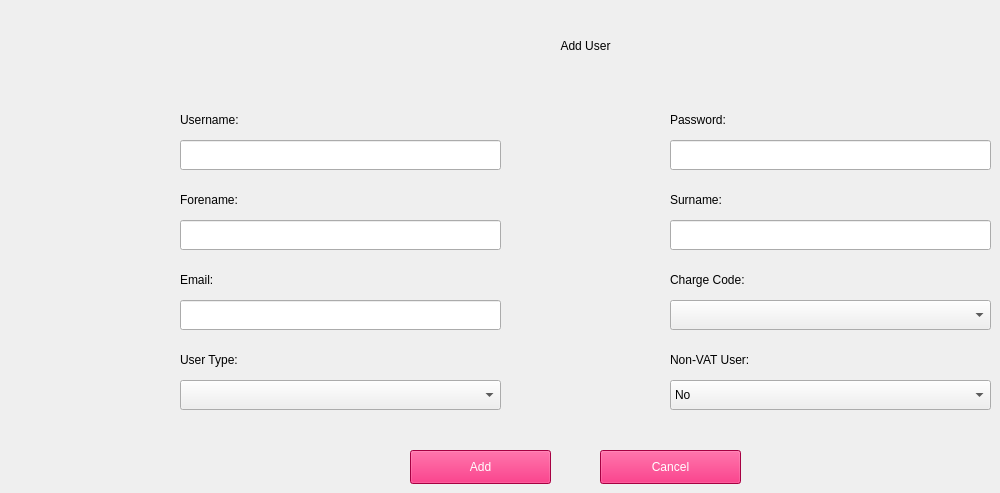
        <widget class="QWidget" name="AddUserWidget">
         <widget class="QLabel" name="label_49">
          <property name="geometry">
           <rect>
            <x>330</x>
            <y>30</y>
            <width>511</width>
            <height>31</height>
           </rect>
          </property>
          <property name="styleSheet">
           <string notr="true">color: rgb(0, 0, 0);
font: 75 16pt &quot;Verdana&quot;;</string>
          </property>
          <property name="text">
           <string>Add User</string>
          </property>
          <property name="alignment">
           <set>Qt::AlignCenter</set>
          </property>
         </widget>
         <widget class="QLineEdit" name="AddUserForenameLineEdit">
          <property name="geometry">
           <rect>
            <x>180</x>
            <y>220</y>
            <width>321</width>
            <height>30</height>
           </rect>
          </property>
          <property name="styleSheet">
           <string notr="true">font: 12pt &quot;Verdana&quot;;</string>
          </property>
          <property name="inputMask">
           <string/>
          </property>
          <property name="text">
           <string/>
          </property>
         </widget>
         <widget class="QLineEdit" name="AddUserPasswordLineEdit">
          <property name="geometry">
           <rect>
            <x>670</x>
            <y>140</y>
            <width>321</width>
            <height>30</height>
           </rect>
          </property>
          <property name="styleSheet">
           <string notr="true">font: 12pt &quot;Verdana&quot;;</string>
          </property>
          <property name="echoMode">
           <enum>QLineEdit::PasswordEchoOnEdit</enum>
          </property>
         </widget>
         <widget class="QLabel" name="label_50">
          <property name="geometry">
           <rect>
            <x>670</x>
            <y>190</y>
            <width>131</width>
            <height>19</height>
           </rect>
          </property>
          <property name="styleSheet">
           <string notr="true">font: 12pt &quot;Verdana&quot;;</string>
          </property>
          <property name="text">
           <string>Surname:</string>
          </property>
         </widget>
         <widget class="QLabel" name="label_51">
          <property name="geometry">
           <rect>
            <x>670</x>
            <y>110</y>
            <width>131</width>
            <height>19</height>
           </rect>
          </property>
          <property name="styleSheet">
           <string notr="true">font: 12pt &quot;Verdana&quot;;</string>
          </property>
          <property name="text">
           <string>Password:</string>
          </property>
         </widget>
         <widget class="QLabel" name="label_52">
          <property name="geometry">
           <rect>
            <x>670</x>
            <y>350</y>
            <width>211</width>
            <height>19</height>
           </rect>
          </property>
          <property name="styleSheet">
           <string notr="true">font: 12pt &quot;Verdana&quot;;</string>
          </property>
          <property name="text">
           <string>Non-VAT User:</string>
          </property>
         </widget>
         <widget class="QLabel" name="label_53">
          <property name="geometry">
           <rect>
            <x>670</x>
            <y>270</y>
            <width>131</width>
            <height>19</height>
           </rect>
          </property>
          <property name="styleSheet">
           <string notr="true">font: 12pt &quot;Verdana&quot;;</string>
          </property>
          <property name="text">
           <string>Charge Code:</string>
          </property>
         </widget>
         <widget class="QLineEdit" name="AddUserSurnameLineEdit">
          <property name="geometry">
           <rect>
            <x>670</x>
            <y>220</y>
            <width>321</width>
            <height>30</height>
           </rect>
          </property>
          <property name="styleSheet">
           <string notr="true">font: 12pt &quot;Verdana&quot;;</string>
          </property>
          <property name="echoMode">
           <enum>QLineEdit::Normal</enum>
          </property>
         </widget>
         <widget class="QLabel" name="label_54">
          <property name="geometry">
           <rect>
            <x>180</x>
            <y>110</y>
            <width>101</width>
            <height>19</height>
           </rect>
          </property>
          <property name="styleSheet">
           <string notr="true">font: 12pt &quot;Verdana&quot;;</string>
          </property>
          <property name="text">
           <string>Username:</string>
          </property>
         </widget>
         <widget class="QLabel" name="label_55">
          <property name="geometry">
           <rect>
            <x>180</x>
            <y>270</y>
            <width>101</width>
            <height>19</height>
           </rect>
          </property>
          <property name="styleSheet">
           <string notr="true">font: 12pt &quot;Verdana&quot;;</string>
          </property>
          <property name="text">
           <string>Email:</string>
          </property>
         </widget>
         <widget class="QLineEdit" name="AddUserEmailLineEdit">
          <property name="geometry">
           <rect>
            <x>180</x>
            <y>300</y>
            <width>321</width>
            <height>30</height>
           </rect>
          </property>
          <property name="styleSheet">
           <string notr="true">font: 12pt &quot;Verdana&quot;;</string>
          </property>
          <property name="inputMask">
           <string/>
          </property>
          <property name="text">
           <string/>
          </property>
         </widget>
         <widget class="QComboBox" name="AddUserNonVATComboBox">
          <property name="geometry">
           <rect>
            <x>670</x>
            <y>380</y>
            <width>321</width>
            <height>30</height>
           </rect>
          </property>
          <property name="styleSheet">
           <string notr="true">font: 12pt &quot;Verdana&quot;;</string>
          </property>
          <item>
           <property name="text">
            <string>No</string>
           </property>
          </item>
          <item>
           <property name="text">
            <string>Yes</string>
           </property>
          </item>
         </widget>
         <widget class="QPushButton" name="AddUserAddButton">
          <property name="geometry">
           <rect>
            <x>410</x>
            <y>450</y>
            <width>141</width>
            <height>34</height>
           </rect>
          </property>
          <property name="styleSheet">
           <string notr="true">font: 12pt &quot;Verdana&quot;;
background-color: rgb(232, 0, 92);
color: rgb(255, 255, 255);</string>
          </property>
          <property name="text">
           <string>Add</string>
          </property>
         </widget>
         <widget class="QLineEdit" name="AddUserUsernameLineEdit">
          <property name="geometry">
           <rect>
            <x>180</x>
            <y>140</y>
            <width>321</width>
            <height>30</height>
           </rect>
          </property>
          <property name="styleSheet">
           <string notr="true">font: 12pt &quot;Verdana&quot;;</string>
          </property>
          <property name="inputMask">
           <string/>
          </property>
          <property name="text">
           <string/>
          </property>
         </widget>
         <widget class="QComboBox" name="AddUserChargeCodeComboBox">
          <property name="geometry">
           <rect>
            <x>670</x>
            <y>300</y>
            <width>321</width>
            <height>30</height>
           </rect>
          </property>
          <property name="styleSheet">
           <string notr="true">font: 12pt &quot;Verdana&quot;;</string>
          </property>
         </widget>
         <widget class="QPushButton" name="AddUserCancelButton">
          <property name="geometry">
           <rect>
            <x>600</x>
            <y>450</y>
            <width>141</width>
            <height>34</height>
           </rect>
          </property>
          <property name="styleSheet">
           <string notr="true">font: 12pt &quot;Verdana&quot;;
background-color: rgb(232, 0, 92);
color: rgb(255, 255, 255);</string>
          </property>
          <property name="text">
           <string>Cancel</string>
          </property>
         </widget>
         <widget class="QLabel" name="label_56">
          <property name="geometry">
           <rect>
            <x>180</x>
            <y>190</y>
            <width>101</width>
            <height>19</height>
           </rect>
          </property>
          <property name="styleSheet">
           <string notr="true">font: 12pt &quot;Verdana&quot;;</string>
          </property>
          <property name="text">
           <string>Forename:</string>
          </property>
         </widget>
         <widget class="QLabel" name="label_57">
          <property name="geometry">
           <rect>
            <x>180</x>
            <y>350</y>
            <width>101</width>
            <height>19</height>
           </rect>
          </property>
          <property name="styleSheet">
           <string notr="true">font: 12pt &quot;Verdana&quot;;</string>
          </property>
          <property name="text">
           <string>User Type:</string>
          </property>
         </widget>
         <widget class="QComboBox" name="AddUserUserTypeComboBox">
          <property name="geometry">
           <rect>
            <x>180</x>
            <y>380</y>
            <width>321</width>
            <height>30</height>
           </rect>
          </property>
          <property name="styleSheet">
           <string notr="true">font: 12pt &quot;Verdana&quot;;</string>
          </property>
         </widget>
        </widget>
